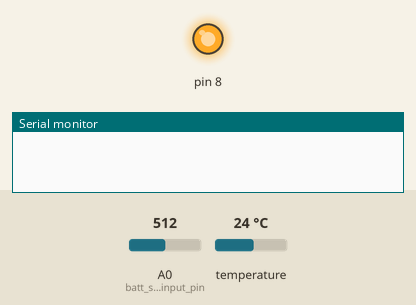
A sketch run on a simulated Arduino Uno, built with avr-gcc and run on an emulated ATmega328P. Parts: output pins drawn as LEDs (lit = HIGH), the last lines printed to the serial monitor. Inputs (shaded band) come from the test bench; at power-on: A0 (batt_sens_input_pin) = 512, temperature 24 °C. The modem accepts every AT command (registered, SIM ready, sends succeed) and sends nothing else.

Above: at 0.1 s.
At 3.1 s:
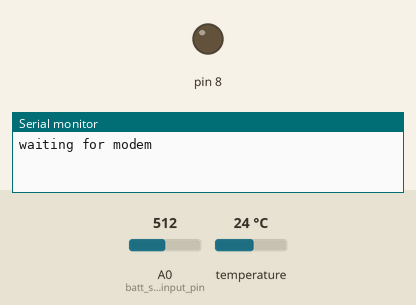
Timing chart, 0 to 4.6 s (numbered marks = the images above):
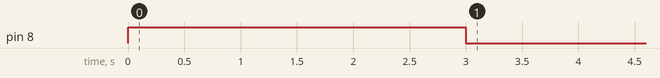

The sketch:

gsmsoftnew_final.ino
```cpp
#include <Arduino.h>
#include <avr/wdt.h>
#include <SoftwareSerial.h>
#define DS18S20_ID 0x10
#define DS18B20_ID 0x28
#include <OneWire.h>
OneWire  ds(5);  // on pin 5 (a 4.7K resistor is necessary)

SoftwareSerial myserial(6, 7);
const int YES = 1;
const int NO = 0;
const String APN = "YOUR APN";
float temp;
float temp1;
float batt1;
const int batt_sens_input_pin = A0;
void setup()
{
  wdt_disable();
  pinMode(8, OUTPUT);
  digitalWrite(8, HIGH);
  delay(3000);
  digitalWrite(8, LOW);

  Serial.begin(9600);
  myserial.begin(9600);
  Serial.println("waiting for modem");
  delay(8000);
  gsm_init();
  Serial.println("GSM INITIALISATION COMPLETE");
  http_setup();
  Serial.println("HTTP SETUP COMPLETE");
  http_init();
  Serial.println("HTTP INITIALISATION COMPLETE");
}
void loop()
{
  wdt_enable(WDTO_8S);
  ///////////////////////////////////////////////////////////

  if ( getTemperature() == YES) // only send data if sensor working
  {

    temp1 = temp;  // YOU CAN ADD THE SENSOR READ FUNCTION HERE
    batt1 = analogRead(batt_sens_input_pin);
    batt1 = (batt1 * 4.5) / 1023;

    wdt_disable();
    wdt_enable(WDTO_8S);
    if (sent_dat() == YES)
    {
      wdt_disable();
      delay(60000);
    }
    else
    {
      wdt_disable();
      wdt_enable(WDTO_8S);
      gsm_init();  // repeated gsm initialisation
      wdt_disable();
      wdt_enable(WDTO_8S);
      http_termination();  // repeated http termination
      wdt_disable();
      wdt_enable(WDTO_8S);
      http_setup();   // repeated http setup
      wdt_disable();
      wdt_enable(WDTO_8S);
      Serial.println("HTTP SETUP COMPLETE");
      http_init();         // repeated http initialisation
      wdt_disable();
      wdt_enable(WDTO_8S);
      Serial.println("HTTP INITIALISATION COMPLETE");
      wdt_disable();
      delay(2000);
    }
  }
}
```

data_sent.ino
```cpp
//data senting
int sent_dat()
{

  //  Serial.println("AT+HTTPPARA=\"URL\",\"http://techant.co.in/ext/botz/p1/pg1.aspx?a=" + String(latt) + "&b=" + String(longi) + " \"");
  myserial.print("AT+HTTPPARA=\"URL\",\"http://api.thingspeak.com/update?api_key=YOUR API KEY HERE&field1=");
  myserial.print(temp1);
  myserial.print("&&field2=");
  myserial.print(batt1);
  myserial.println("\"");
  char back = myserial.read();
  while (back != 'E' && back != 'K')   // wait until a ERROR/OK return
  {
    back = myserial.read();
  }
  if (back == 'E')   // if error is got then retun NO
  {
    return NO;
  }
  else               // if OK is got then retun YES
  {
    Serial.println("connecting to send");
    myserial.println("AT+HTTPPARA=\"CID\",1");
    char back = myserial.read();
    while (back != 'E' && back != 'K')   // wait until a ERROR/OK return
    {
      back = myserial.read();
      if (back == 'K')
      {
        Serial.println("done para");
      }
    }
    if (back == 'E')   // if error is got then retun NO
    {
      return NO;
    }
    else
    {
      myserial.println("AT+HTTPACTION=0");
      char back = myserial.read();
      while (back != 'E' && back != 'K')   // wait until a ERROR/OK return
      {
        back = myserial.read();
      }
      if (back == 'E')   // if error is got then retun NO
      {
        return NO;
      }
      else
      {
        Serial.println("done para");
        Serial.println("wait for conformation");
        back = myserial.read();
        while (back != '+' && back != 'H')   // wait until a ERROR/OK return
        {
          back = myserial.read();
        }
        Serial.println("DONE SENT");
        while (myserial.available())
        {
          myserial.read();
        }
        return YES;
      }
    }
  }
}
```

get_tempearture.ino
```cpp
int getTemperature()
  {
    byte i;
    byte present = 0;
    byte data[12];
    byte addr[8];
    //find a device
    if (!ds.search(addr)) {
      ds.reset_search();
      return NO;
    }
    if (OneWire::crc8( addr, 7) != addr[7])
    {
      return NO;
    }
    if (addr[0] != DS18S20_ID && addr[0] != DS18B20_ID)
    {
      return NO;
    }
    ds.reset();
    ds.select(addr);
    // Start conversion
    ds.write(0x44, 1);
    // Wait some time...
    delay(850);
    present = ds.reset();
    ds.select(addr);
    // Issue Read scratchpad command
    ds.write(0xBE);
    // Receive 9 bytes
    for ( i = 0; i < 9; i++)
    {
      data[i] = ds.read();
    }
    // Calculate temperature value
    temp = ( (data[1] << 8) + data[0] ) * 0.0625;
    return YES;
  }
```

gsm_init.ino
```cpp
//GSM INITIALISATION IF OK RETURN 'YES'
int gsm_init(void)
{
  int stat = YES;
  unsigned long int count;
  myserial.println("AT");
  char back = myserial.read();
  for (count = 0; back != 'K' && back != 'E'; count++)
  {
    back = myserial.read();
  }
  if (back == 'E')
  {
    stat = NO;
  }
  myserial.println("AT+CREG?");
  back = myserial.read();
  for (count = 0; back != 'K' ; count++) // in trhis case 'E' cannot be checked due to "+CREG" response
  {
    back = myserial.read();
  }
  if (back == 'E' )
  {
    stat = NO;
  }
  myserial.println("AT+CMGF=1");
  back = myserial.read();
  for (count = 0; back != 'K' && back != 'E' ; count++)
  {
    back = myserial.read();
  }
  if (back == 'E' )
  {
    stat = NO;
  }
  myserial.println("AT+CNMI=1,0,0,0,0");
  back = myserial.read();
  for (count = 0; back != 'K' && back != 'E' ; count++)
  {
    back = myserial.read();
  }
  if (back == 'E' )
  {
    stat = NO;
  }
  myserial.println("ATE0");
  back = myserial.read();
  for (count = 0; back != 'K' && back != 'E'; count++)
  {
    back = myserial.read();
  }
  if (back == 'E' )
  {
    stat = NO;
  }
  myserial.println("AT+CSCLK=0");    // to turn off sleepmode
  back = myserial.read();
  for (count = 0; back != 'K' && back != 'E' ; count++)
  {
    back = myserial.read();
  }
  if (back == 'E' )
  {
    stat = NO;
  }
  return stat;
}
```

http_init.ino
```cpp
int http_init()
{
  int stat = YES;
  int count;
  myserial.println("AT+HTTPINIT");// initialise HTTP connection
  char back = myserial.read();
  for (count = 0; back != 'K' && back != 'E'; count++) // read until an ERROR/OK recive
  {
    back = myserial.read();
  }
  if (back == 'E') // IF ERROR TERMINATE INITIALISATION AND RE INITIALISE ONE MORE TIME
  {
    myserial.println("AT+HTTPTERM");
    back = myserial.read();
    for (count = 0; back != 'K' && back != 'E'; count++)
    {
      back = myserial.read();
    }
    myserial.println("AT+HTTPINIT");//RE INITIALISATION
    back = myserial.read();
    for (count = 0; back != 'K' && back != 'E'; count++)
    {
      back = myserial.read();
    }
    if (back == 'E')
    {
      stat = NO;
    }
  }
  else
  {
    Serial.println("done http init");
  }
  return stat;
}
```

http_setp.ino
```cpp
// HTTP INITIALISATION IF OK RETURN 'YES'
int http_setup()
{
  int stat = YES;
  char back;
  unsigned long int count;
  myserial.println("AT+SAPBR=0,1");  //bearer profile
  back = myserial.read();
  for (count = 0; back != 'K' && back != 'E'; count++)
  {
    back = myserial.read();
    if (back == 'K')
    {
      Serial.println("profile 1 close ok");
      delay(1000);
    }
  }
  myserial.println("AT+SAPBR=0,2");  //bearer profile
  back = myserial.read();
  for (count = 0; back != 'K' && back != 'E'; count++)
  {
    back = myserial.read();
    if (back == 'K')
    {
      Serial.println("profile 2 close ok");
      delay(2000);
    }
  }
  myserial.println("AT+SAPBR=0,3");  //bearer profile
  back = myserial.read();
  for (count = 0; back != 'K' && back != 'E'; count++)
  {
    back = myserial.read();
    if (back == 'K')
    {
      Serial.println("profile 3 close ok");
      delay(2000);
    }
  }
  myserial.println("AT+SAPBR=1,1");  //bearer profile
  back = myserial.read();
  for (count = 0; back != 'K' && back != 'E'; count++)
  {
    back = myserial.read();
    if (back == 'K')
    {
      Serial.println("profile 1 open ok");
      delay(2000);
    }
  }
  myserial.println("AT+SAPBR=2,1");  //bearer profile
  back = myserial.read();
  for (count = 0; back != 'K' && back != 'E'; count++)
  {
    back = myserial.read();
    if (back == 'K')
    {
      Serial.println("query profile 1 ok");
      delay(2000);
    }
  }
  myserial.println("AT+SAPBR=3,1,\"CONTYPE\",\"GPRS\"");  //bearer profile
  back = myserial.read();
  for (count = 0; back != 'K' && back != 'E'; count++)
  {
    back = myserial.read();
    if (back == 'K')
    {
      Serial.println("GPRS MODE SET");
    }
  }
  myserial.println("AT+SAPBR=3,1,\"APN\",\"" + APN + "\""); //bearer profile
  back = myserial.read();
  for (count = 0; back != 'K' && back != 'E'; count++)
  {
    back = myserial.read();
    if (back == 'K')
    {
      Serial.println("APN set ok");
    }
  }
}
```

http_term.ino
```cpp
// HTTP TERMINATION
void http_termination()
{
  char back;
  myserial.println("AT+HTTPTERM");
  back = myserial.read();
  for (int i = 0; back != 'K' && back != 'E'; i++)
  {
    back = myserial.read();
  }
  Serial.println("DONE HTTP TERMINATION");
}
```
